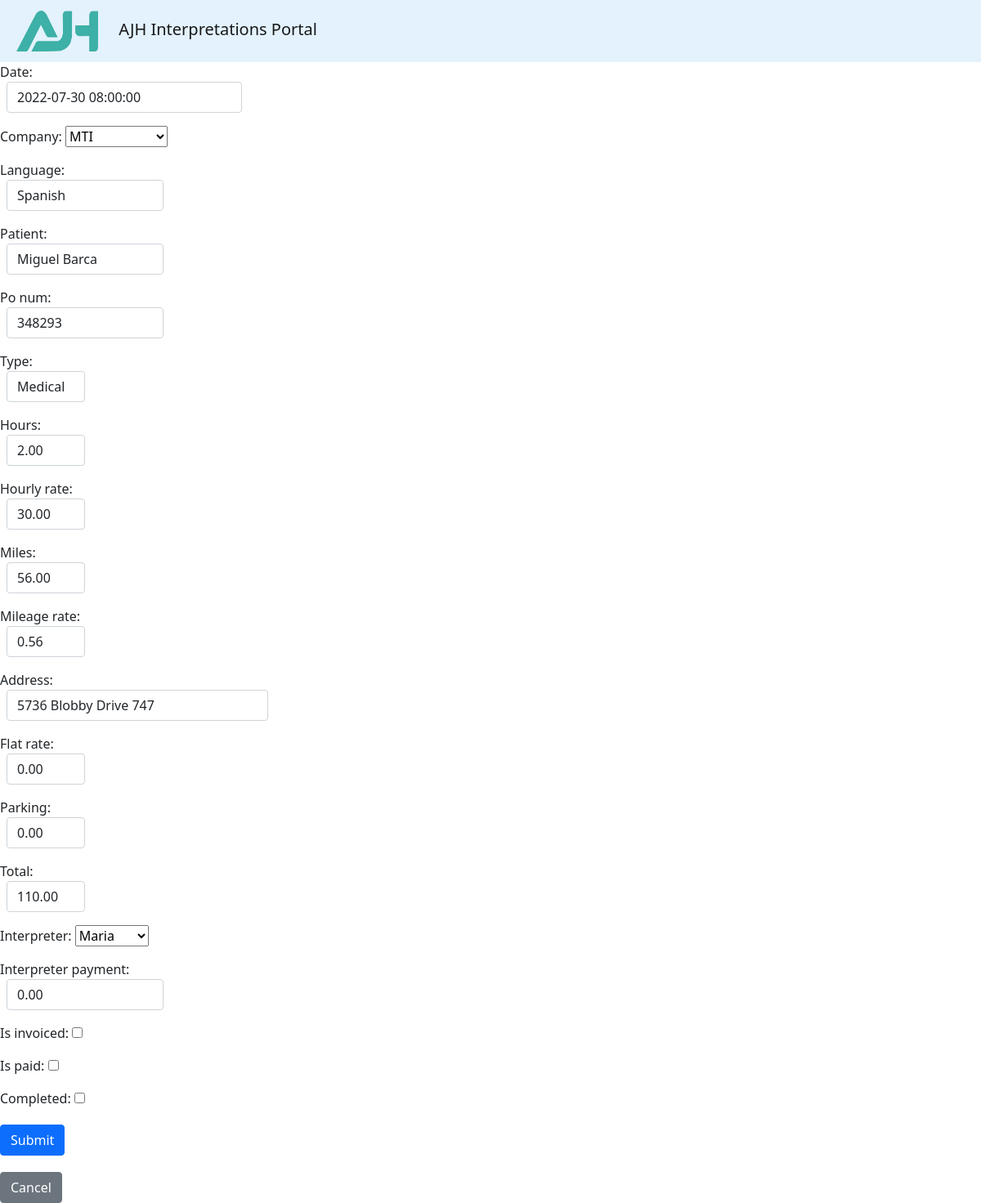
The app's page /6/edit with its own data.
### Assignments/models.py (models this page shows)
class Assignment(models.Model):
    date = models.DateTimeField(blank=True, default="YYYY-MM-DD HH:MM:SS")
    company = models.CharField(max_length=200, blank=True, default="None")
    language = models.CharField(max_length=200, blank=True, default="None")
    patient = models.CharField(max_length=200, blank=True, default="None")
    po_num = models.BigIntegerField(blank=True, default=00000)
    type = models.CharField(max_length=200, blank=True, default="None")
    hours = models.DecimalField(max_digits=6, decimal_places=2, blank=True, default=0)
    hourly_rate = models.DecimalField(max_digits=4, decimal_places=2, blank=True, default=0)
    miles = models.DecimalField(max_digits=6, decimal_places=2, blank=True, default=0)
    mileage_rate = models.DecimalField(max_digits=3, decimal_places=2, blank=True, default=0)
    address = models.CharField(max_length=200, blank=True, default="None")
    flat_rate = models.DecimalField(max_digits=6, decimal_places=2, blank=True, default=0)
    parking = models.DecimalField(max_digits=4, decimal_places=2, blank=True, default=0)
    total = models.DecimalField(max_digits=6, decimal_places=2, blank=True, default=0)
    interpreter = models.CharField(max_length=200, blank=True, default="None")
    is_invoiced = models.BooleanField(default=1, blank=True)
    is_paid = models.BooleanField(default=1, blank=True)
    offered_to = models.TextField(blank=True)
    interpreter_payment = models.DecimalField(max_digits=6, decimal_places=2, blank=True, default=0)
    completed = models.BooleanField(default=0, blank=True)

### Assignments/views.py (the view, shortened to what this page needs)
# urls.py: path('<int:pk>/edit', views.AssignmentsUpdateView.as_view(), name="assignments.edit"),
class AssignmentsUpdateView(UpdateView):
    model = Assignment
    success_url = ''
    form_class = AssignmentForm

### Assignments/templates/assignments/assignment_form.html (shortened to what this page needs)
{% extends 'base.html' %}
{% block content %}
<form method='POST'>{% csrf_token %}
    {{ form.as_p}}
    <button type="submit" class="btn btn-primary my-1">Submit</button>
</form>
<a href="{% url 'assignments' %}" class="btn btn-secondary">Cancel</a>
{% endblock %}

### records on screen
Assignment: date "2022-07-30 08:00:00", company "MTI", language "Spanish", patient "Miguel Barca", po_num "348293", type "Medical", hours "2.00", hourly_rate "30.00", miles "56.00", mileage_rate "0.56", address "5736 Blobby Drive 747", flat_rate "0.00", parking "0.00", total "110.00", interpreter "Maria", interpreter_payment "0.00"
